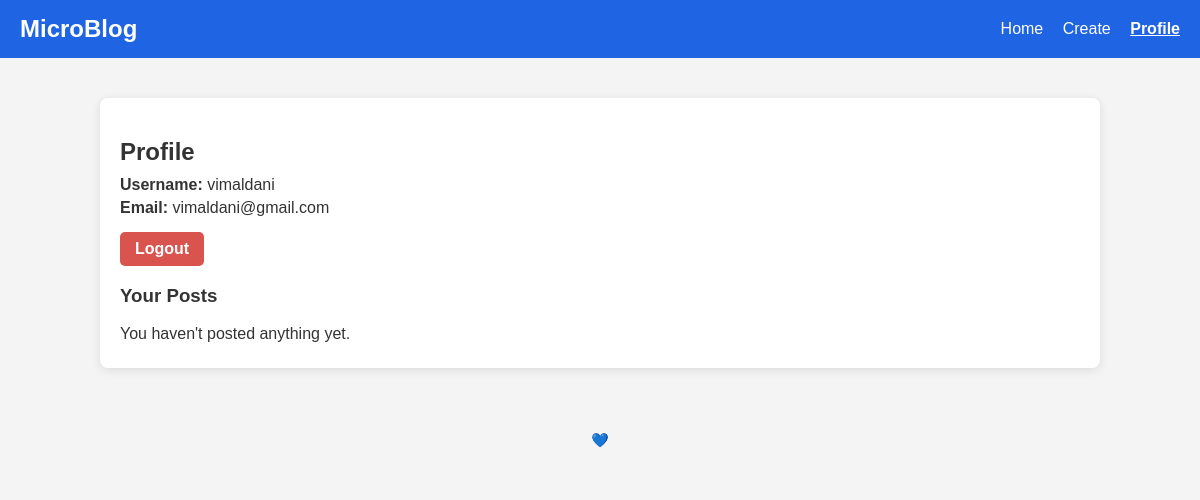
Page /profile.php (signed in) on the earlier database version.
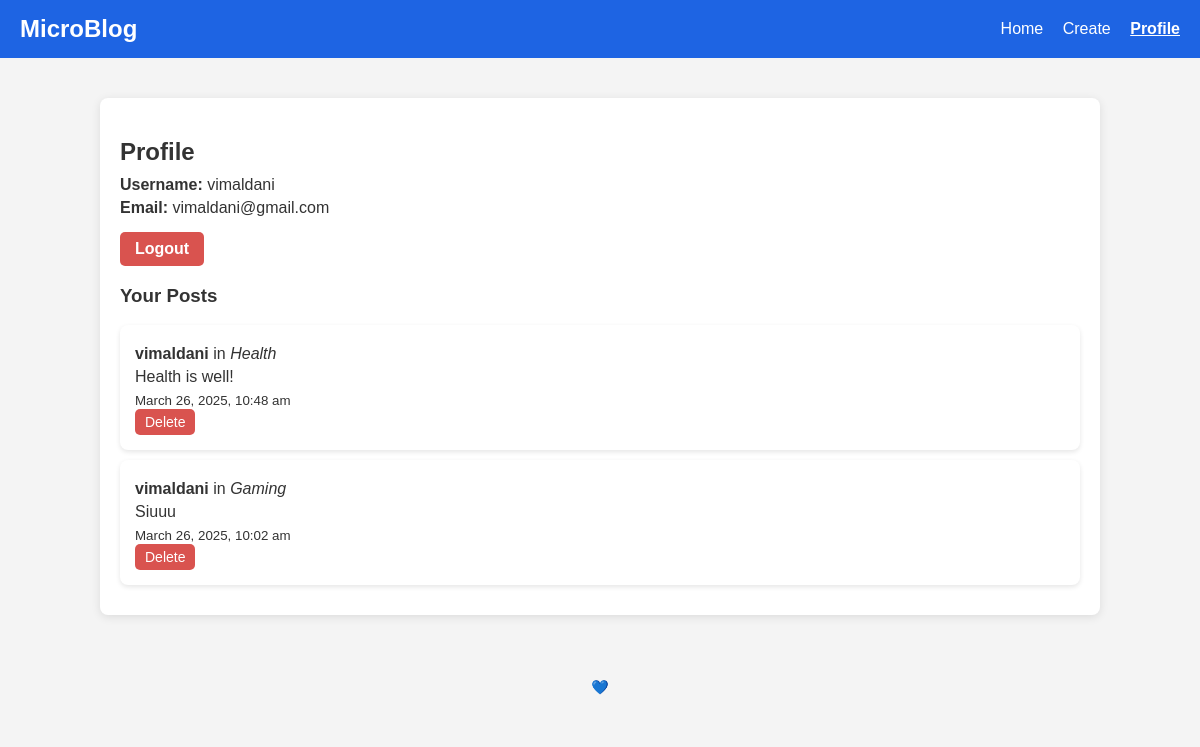
Same page on the later database version.
### tables this page shows
CREATE TABLE `posts` (
  `id` int(11) NOT NULL,
  `user_id` int(11) NOT NULL,
  `category_id` int(11) NOT NULL,
  `content` text NOT NULL,
  `created_at` timestamp NOT NULL DEFAULT current_timestamp()
);

CREATE TABLE `users` (
  `id` int(11) NOT NULL,
  `username` varchar(50) NOT NULL,
  `email` varchar(100) NOT NULL,
  `password_hash` varchar(255) NOT NULL,
  `created_at` timestamp NOT NULL DEFAULT current_timestamp()
);

CREATE TABLE `categories` (
  `id` int(11) NOT NULL,
  `name` varchar(100) NOT NULL,
  `description` text DEFAULT NULL,
  `created_at` timestamp NOT NULL DEFAULT current_timestamp()
);

### profile.php (the view, shortened to what this page needs)
<?php
include 'includes/db.php';
$user_id = $_SESSION["user_id"];
$stmt = $conn->prepare("SELECT username, email FROM users WHERE id = ?");
$stmt->bind_param("i", $user_id);
$stmt->execute();
$user = $stmt->get_result()->fetch_assoc();
$post_stmt = $conn->prepare("SELECT posts.id, posts.content, posts.created_at, categories.name AS category_name
                            FROM posts
                            JOIN categories ON posts.category_id = categories.id
                            WHERE posts.user_id = ?
                            ORDER BY posts.created_at DESC");
$post_stmt->bind_param("i", $user_id);
$post_stmt->execute();
$posts = $post_stmt->get_result();
?>
<!DOCTYPE html>
<html lang="en">
<head>
    <link rel="stylesheet" href="css/style.css">
    <link rel="stylesheet" href="css/profile.css">
</head>
<body>
    <header>
        <h1>MicroBlog</h1>
        <nav>
            <a href="./">Home</a>
            <a href="createpost.php">Create</a>
            <a href="profile.php" class="active">Profile</a>
        </nav>
    </header>
    <main class="content-wrapper">
        <section class="profile-container">
            <h2>Profile</h2>
            <p><strong>Username:</strong> <?= htmlspecialchars($user['username']) ?></p>
            <p><strong>Email:</strong> <?= htmlspecialchars($user['email']) ?></p>
            <a href="logout.php" class="logout-btn">Logout</a>
            <h3>Your Posts</h3>
            <?php if ($posts->num_rows > 0): ?>
                <?php while ($row = $posts->fetch_assoc()): ?>
                    <div class="post">
                        <p><strong><?= htmlspecialchars($user['username']) ?></strong> in <em><?= htmlspecialchars($row['category_name']) ?></em></p>
                        <p><?= nl2br(htmlspecialchars($row['content'])) ?></p>
                        <small><?= date('F j, Y, g:i a', strtotime($row['created_at'])) ?></small>
                        <form action="delete_post.php" method="post" class="delete-form" onsubmit="return confirm('Are you sure you want to delete this post?');">
                            <button type="submit" class="delete-btn">Delete</button>
                        </form>
                    </div>
                <?php endwhile; ?>
            <?php else: ?>
                <p>You haven't posted anything yet.</p>
            <?php endif; ?>
        </section>
    </main>
    <footer>
        <p>💙</p>
    </footer>
</body>
</html>

Differences in the rows shown:
added posts: user.username "vimaldani", category.name "Health", content "Health is well!", created_at "March 26, 2025, 10:48 am"
added posts: user.username "vimaldani", category.name "Gaming", content "Siuuu", created_at "March 26, 2025, 10:02 am"
Other differences:
text no longer shown: "You haven't posted anything yet."
